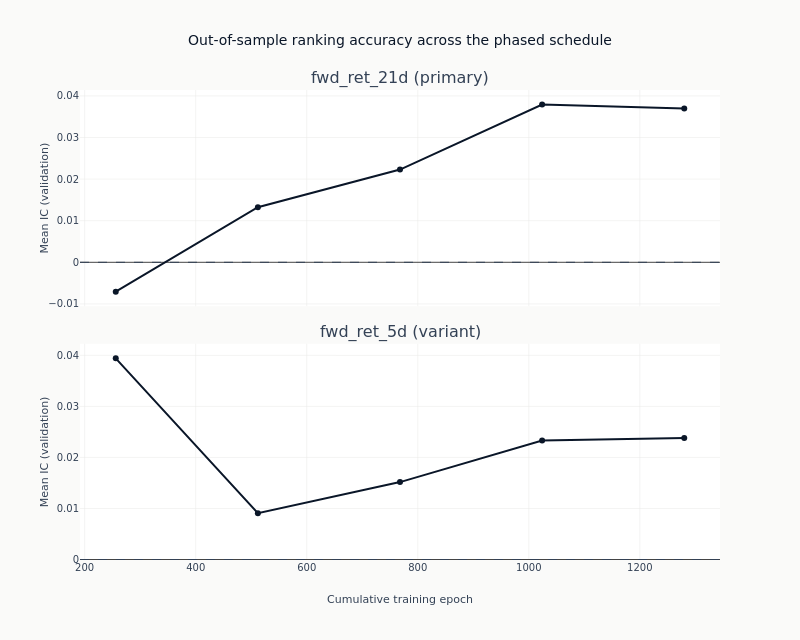

The cell this chart's notebook holds for it:
### Markdown cell above
### What more training does

Each line traces one label's out-of-sample IC across the phased schedule. The horizontal axis is
cumulative epochs, so the first point is the end of the unconditional stage and the rest are
saves inside the conditional one - the step from the first to the second is where the macro
context enters, and it is the only step on the axis that changes what the model is allowed to
see rather than only how long it has trained.

A line that rises and then falls has an interior optimum: the model was still learning, then
began fitting the training window at the expense of the validation folds. A line that wanders
around zero without trend never had anything to learn, and its highest point is wherever the
noise happened to peak. Both produce a respectable-looking maximum, which is why the maximum is
not what a checkpoint is judged on and why the whole schedule is published rather than the best
of it.

One panel per label, each with its own vertical scale, because a horizon with something to learn
and one without would be averaged into a single indistinct band if they shared axes.

### Code cell
curves = catalog.filter("full_coverage").sort("label", "checkpoint_value")
fig = make_subplots(
    rows=len(panel_labels),
    cols=1,
    shared_xaxes=True,
    vertical_spacing=0.08,
    subplot_titles=[
        f"{label} ({'primary' if label == primary else 'variant'})" for label in panel_labels
    ],
)
for row, label in enumerate(panel_labels, start=1):
    series = curves.filter(pl.col("label") == label)
    fig.add_trace(
        go.Scatter(
            x=series.get_column("checkpoint_value").to_list(),
            y=series.get_column("ic_mean").to_list(),
            mode="lines+markers",
            name=label,
            showlegend=False,
            line=dict(color=COLORS["blue"], width=2),
            marker=dict(size=6, color=COLORS["blue"]),
        ),
        row=row,
        col=1,
    )
    fig.add_hline(y=0, line_width=1, line_dash="dash", line_color=COLORS["neutral"], row=row, col=1)
    fig.update_yaxes(title_text="Mean IC (validation)", row=row, col=1)
fig.update_xaxes(title_text="Cumulative training epoch", row=len(panel_labels), col=1)
fig.update_layout(
    title="Out-of-sample ranking accuracy across the phased schedule",
    height=320 * len(panel_labels),
    width=800,
    margin=dict(t=90),
)
# Read off the frame rather than asserted, so the alt text stays true of the next run.
_spans = "; ".join(
    f"{label} from {curves.filter(pl.col('label') == label).get_column('ic_mean').min():.3f} "
    f"to {curves.filter(pl.col('label') == label).get_column('ic_mean').max():.3f}"
    for label in panel_labels
)
show_plotly_with_alt(
    fig,
    "Line chart of mean validation information coefficient against cumulative training epoch, one "
    "panel per label, each with its own vertical scale and a dashed zero line. Counted from the "
    f"frame: {_spans}.",
)

### Figure 1 — Plotly figure (JSON) as saved in the notebook; plotly's stock layout.template omitted (floating-point values rounded to 4 significant figures)
{"data": [{"line": {"color": "#0a1628", "width": 2}, "marker": {"color": "#0a1628", "size": 6}, "mode": "lines+markers", "name": "fwd_ret_21d", "showlegend": false, "type": "scatter", "x": [256, 512, 768, 1024, 1280], "xaxis": "x", "y": [-0.007048, 0.01324, 0.0223, 0.03792, 0.03697], "yaxis": "y"}, {"line": {"color": "#0a1628", "width": 2}, "marker": {"color": "#0a1628", "size": 6}, "mode": "lines+markers", "name": "fwd_ret_5d", "showlegend": false, "type": "scatter", "x": [256, 512, 768, 1024, 1280], "xaxis": "x2", "y": [0.03941, 0.009077, 0.01517, 0.02329, 0.0238], "yaxis": "y2"}], "layout": {"annotations": [{"font": {"size": 16}, "showarrow": false, "text": "fwd_ret_21d (primary)", "x": 0.5, "xanchor": "center", "xref": "paper", "y": 1.0, "yanchor": "bottom", "yref": "paper"}, {"font": {"size": 16}, "showarrow": false, "text": "fwd_ret_5d (variant)", "x": 0.5, "xanchor": "center", "xref": "paper", "y": 0.46, "yanchor": "bottom", "yref": "paper"}], "height": 640, "margin": {"t": 90}, "shapes": [{"line": {"color": "#334155", "dash": "dash", "width": 1}, "type": "line", "x0": 0, "x1": 1, "xref": "x domain", "y0": 0, "y1": 0, "yref": "y"}, {"line": {"color": "#334155", "dash": "dash", "width": 1}, "type": "line", "x0": 0, "x1": 1, "xref": "x2 domain", "y0": 0, "y1": 0, "yref": "y2"}], "title": {"text": "Out-of-sample ranking accuracy across the phased schedule"}, "width": 800, "xaxis": {"anchor": "y", "domain": [0.0, 1.0], "matches": "x2", "showticklabels": false}, "xaxis2": {"anchor": "y2", "domain": [0.0, 1.0], "title": {"text": "Cumulative training epoch"}}, "yaxis": {"anchor": "x", "domain": [0.54, 1.0], "title": {"text": "Mean IC (validation)"}}, "yaxis2": {"anchor": "x2", "domain": [0.0, 0.46], "title": {"text": "Mean IC (validation)"}}}}
